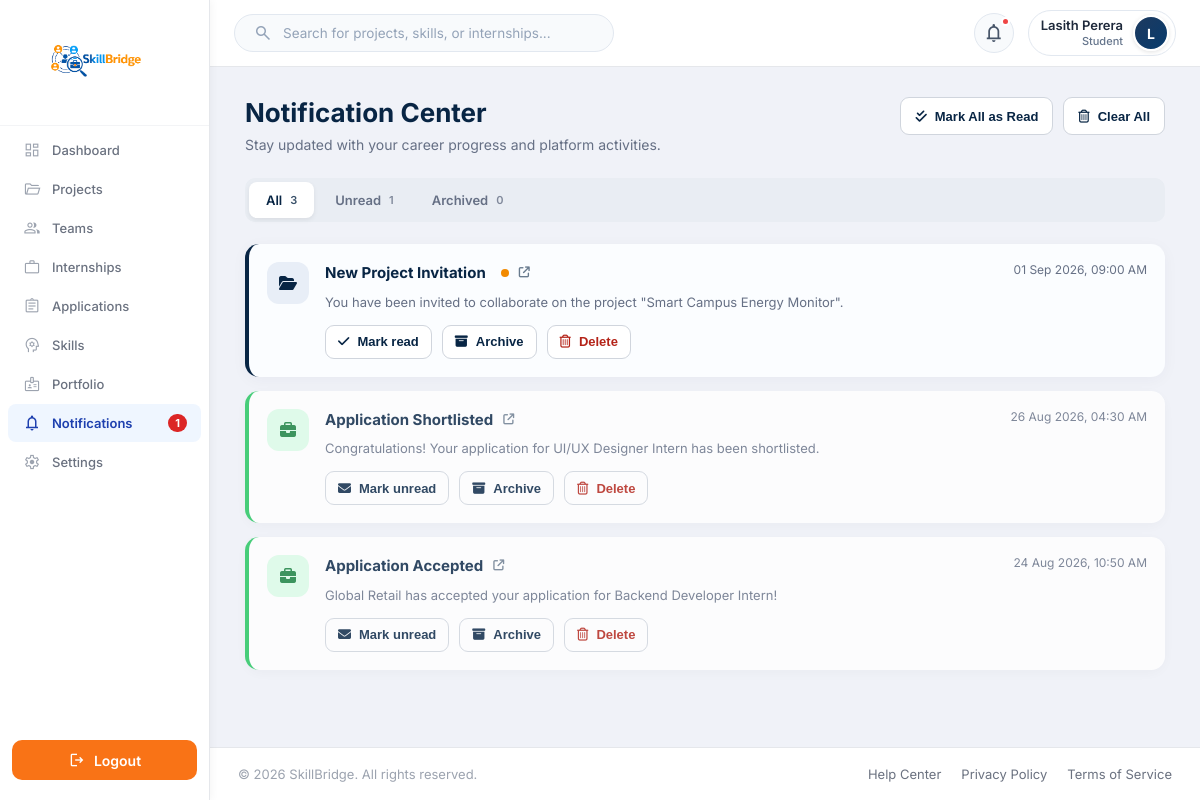
Page /Functions/Student/notifications.php (signed in) on the committed database.
### tables this page shows
CREATE TABLE `user` (
  `Email` varchar(100) NOT NULL,
  `password` varchar(100) NOT NULL,
  `role` varchar(100) NOT NULL,
  `status` varchar(20) NOT NULL DEFAULT 'De-Active',
  `verification_code` varchar(20) NOT NULL,
  `created_at` timestamp NULL DEFAULT current_timestamp()
);

CREATE TABLE `notifications` (
  `notification_id` int(11) NOT NULL,
  `Email` varchar(100) NOT NULL,
  `title` varchar(100) DEFAULT NULL,
  `message` text DEFAULT NULL,
  `type` varchar(50) DEFAULT NULL,
  `status` varchar(20) DEFAULT 'Unread',
  `created_at` timestamp NOT NULL DEFAULT current_timestamp()
);

### Session/Session.php (called while the page is built, shortened)
<?php
function current_user()
{
    return $_SESSION['user'] ?? null;
}

### Backend/Student/StudentNotificationRepository.php (called while the page is built, shortened)
<?php
final class StudentNotificationRepository
{
    public function counts(string $email): array
    {
        $stmt = $this->db->prepare(
            "SELECT COUNT(*) AS total,
                    COALESCE(SUM(status = 'Unread'), 0) AS unread,
                    COALESCE(SUM(status = 'Archived'), 0) AS archived
             FROM notifications WHERE Email = ?"
        );
        $stmt->bind_param('s', $email);
        $stmt->execute();
        $counts = $stmt->get_result()->fetch_assoc() ?: [];
        return [
            'all' => (int) ($counts['total'] ?? 0) - (int) ($counts['archived'] ?? 0),
            'unread' => (int) ($counts['unread'] ?? 0),
            'archived' => (int) ($counts['archived'] ?? 0)
        ];
    }
    public function items(string $email, string $filter, int $page, int $perPage): array
    {
        $perPage = max(1, min(50, $perPage));
        $offset = (max(1, $page) - 1) * $perPage;
        $statusClause = match ($filter) {
            'unread' => "status = 'Unread'",
            'archived' => "status = 'Archived'",
            default => "status <> 'Archived'"
        };
        $stmt = $this->db->prepare(
            "SELECT notification_id, title, message, type, status, created_at
             FROM notifications
             WHERE Email = ? AND {$statusClause}
             ORDER BY created_at DESC, notification_id DESC
             LIMIT ? OFFSET ?"
        );
        $stmt->bind_param('sii', $email, $perPage, $offset);
        $stmt->execute();
        $items = $stmt->get_result()->fetch_all(MYSQLI_ASSOC);
        return $items;
    }
}

### Functions/Student/notifications.php (the view, shortened to what this page needs)
<?php
require_once __DIR__ . '/../../Config/db.php';
require_once __DIR__ . '/../../Session/Session.php';
require_once __DIR__ . '/../../Backend/Student/StudentNotificationRepository.php';
$user = current_user();
$email = $user['Email'] ?? $user['email'] ?? null;
function notificationEscape(?string $value): string
{
    return htmlspecialchars($value ?? '', ENT_QUOTES | ENT_SUBSTITUTE, 'UTF-8');
}
$repository = new StudentNotificationRepository($conn);
$filter = (string) ($_GET['filter'] ?? 'all');
$page = max(1, (int) ($_GET['page'] ?? 1));
$perPage = 10;
$counts = ['all' => 0, 'unread' => 0, 'archived' => 0];
$items = [];
try {
    $counts = $repository->counts($email);
    $pageCount = max(1, (int) ceil($counts[$filter] / $perPage));
    $page = min($page, $pageCount);
    $items = $repository->items($email, $filter, $page, $perPage);
} catch (Throwable $exception) {
    error_log('Student notification loading: ' . $exception->getMessage());
    $error = 'Notifications could not be loaded. Check the server error log.';
}
$typeStyles = [
    'project' => ['update', 'fa-folder-open'],
    'team' => ['invitation', 'fa-users'],
    'invitation' => ['invitation', 'fa-user-plus'],
    'application' => ['success', 'fa-briefcase'],
    'complaint' => ['update', 'fa-circle-exclamation'],
    'certificate' => ['success', 'fa-certificate'],
    'system' => ['system', 'fa-bell'],
    'proposal' => ['update', 'fa-file-lines']
];
$stylesheetPath = __DIR__ . '/../../Assets/CSS/Student/notifications.css';
$extra_css = '<link rel="stylesheet" href="../../Assets/CSS/Student/notifications.css?v='
    . (is_file($stylesheetPath) ? (string) filemtime($stylesheetPath) : '1') . '">';
include __DIR__ . '/../../Includes/student_sidebar.php';
include __DIR__ . '/../../Includes/dash_header.php';
?>
<main class="content notification-page">
    <section class="notification-header">
        <div>
            <h1>Notification Center</h1>
            <p>Stay updated with your career progress and platform activities.</p>
        </div>
        <div class="notification-actions">
            <form method="post">
                <button class="mark-read" type="submit" <?= $counts['unread'] === 0 ? 'disabled' : '' ?>>
                    <i class="fa-solid fa-check-double" aria-hidden="true"></i> Mark All as Read
                </button>
            </form>
            <form method="post" data-confirm="Delete all notifications in this tab permanently?">
                <button class="clear-all" type="submit" <?= $counts[$filter] === 0 ? 'disabled' : '' ?>>
                    <i class="fa-regular fa-trash-can" aria-hidden="true"></i> Clear <?= $filter === 'all' ? 'All' : ucfirst($filter) ?>
                </button>
            </form>
        </div>
    </section>
    <nav class="notification-tabs" aria-label="Notification filters">
        <?php foreach (['all' => 'All', 'unread' => 'Unread', 'archived' => 'Archived'] as $key => $label): ?>
            <a class="<?= $filter === $key ? 'active' : '' ?>" href="?filter=<?= $key ?>" <?= $filter === $key ? 'aria-current="page"' : '' ?>>
                <?= $label ?> <span><?= $counts[$key] ?></span>
            </a>
        <?php endforeach; ?>
    </nav>
    <section class="notification-list" aria-label="Notifications">
        <?php foreach ($items as $item): ?>
            <?php
            $type = strtolower((string) ($item['type'] ?? 'system'));
            [$category, $icon] = $typeStyles[$type] ?? ['system', 'fa-bell'];
            $unread = $item['status'] === 'Unread';
            $date = strtotime((string) $item['created_at']);
            ?>
            <article class="notification-card <?= $category ?> <?= $unread ? 'is-unread' : 'read' ?>">
                <div class="notification-icon"><i class="fa-solid <?= $icon ?>" aria-hidden="true"></i></div>
                <div class="notification-content">
                    <div class="notification-top">
                        <form method="post" class="notification-open-form">
                            <button type="submit" class="notification-open-button" title="Open related page">
                                <?= notificationEscape($item['title']) ?> <?= $unread ? '<span class="unread-dot" aria-label="Unread"></span>' : '' ?>
                                <i class="fa-solid fa-arrow-up-right-from-square" aria-hidden="true"></i>
                            </button>
                        </form>
                        <time datetime="<?= $date ? date('c', $date) : '' ?>" title="<?= notificationEscape($item['created_at']) ?>">
                            <?= $date ? date('d M Y, h:i A', $date) : 'Date unavailable' ?>
                        </time>
                    </div>
                    <p><?= nl2br(notificationEscape($item['message'])) ?></p>
                    <div class="notification-buttons">
                        <?php if ($unread): ?>
                            <form method="post" class="notification-inline-form">
                                <button type="submit" name="action" value="read"><i class="fa-solid fa-check" aria-hidden="true"></i> Mark read</button>
                            </form>
                        <?php else: ?>
                            <?php if ($item['status'] === 'Read'): ?>
                                <form method="post" class="notification-inline-form">
                                    <button type="submit" name="action" value="unread"><i class="fa-solid fa-envelope" aria-hidden="true"></i> Mark unread</button>
                                </form>
                            <?php endif; ?>
                        <?php endif; ?>
                        <form method="post" class="notification-inline-form">
                            <?php if ($filter === 'archived'): ?>
                                <button type="submit" name="action" value="restore"><i class="fa-solid fa-box-open" aria-hidden="true"></i> Restore</button>
                            <?php else: ?>
                                <button type="submit" name="action" value="archive"><i class="fa-solid fa-box-archive" aria-hidden="true"></i> Archive</button>
                            <?php endif; ?>
                        </form>
                        <form method="post" class="notification-inline-form" data-confirm="Delete this notification permanently?">
                            <button type="submit" name="action" value="delete" class="notification-danger"><i class="fa-regular fa-trash-can" aria-hidden="true"></i> Delete</button>
                        </form>
                    </div>
                </div>
            </article>
        <?php endforeach; ?>
    </section>
</main>
<?php include __DIR__ . '/../../Includes/dash_footer.php'; ?>

### Includes/dash_header.php (shortened to what this page needs)
<?php
require_once __DIR__ . '/../Session/Session.php';
require_once __DIR__ . '/../Config/db.php';
$user = function_exists('current_user') ? current_user() : null;
$notifications = [];
$name = "User";
$role = "Student";
if($user && isset($conn)){
    $name = $user['username'] ?? $user['Name'] ?? "User";
    $email = $user['Email'] ?? $user['email'] ?? null;
    if(!empty($user['role'])){
        $role = ucfirst($user['role']);
    }
    if($email){
        $sql = "
            SELECT
                u.Email,
                u.role,
                COALESCE(s.Name, a.Name,c.Name, o.Name) AS db_name,
                COALESCE(s.profile_image, a.profile_image, c.profile_img) AS profile_image
            FROM user u
            LEFT JOIN student s ON u.Email = s.Email
            LEFT JOIN admin a ON u.Email = a.Email
            LEFT JOIN company c ON u.Email = c.Email
            LEFT JOIN organization o ON u.Email = o.Email
            WHERE u.Email = ?
            LIMIT 1
        ";
        $stmt = $conn->prepare($sql);
        if($stmt){
            $stmt->bind_param("s", $email);
            $stmt->execute();
            $result = $stmt->get_result();
            if($data = $result->fetch_assoc()){
                if(!empty($data['db_name'])){
                    $name = $data['db_name'];
                }
                if(!empty($data['role'])){
                    $role = ucfirst($data['role']);
                }
            }
        }
    }
}
if(!empty($email) && isset($conn)){
    $sql = "
        SELECT
            notification_id,
            title,
            message,
            created_at
        FROM notifications
        WHERE Email = ?
        ORDER BY notification_id DESC
        LIMIT 5
    ";
    $stmt = $conn->prepare($sql);
    if($stmt){
        $stmt->bind_param("s", $email);
        $stmt->execute();
        $notifications = $stmt->get_result()->fetch_all(MYSQLI_ASSOC);
    }
}
$initial = !empty(trim($name)) ? strtoupper(mb_substr(trim($name), 0, 1)) : 'U';
$base_url = $GLOBALS['BASE_URL'] ?? '/Skill_Bridge_Group_Project';
$currentRoleFolder = ucfirst($role ?: "Student");
$profile_dir = is_dir(__DIR__ . '/../Functions/' . $currentRoleFolder)
    ? 'Functions/' . $currentRoleFolder
    : 'Functions/Dashboards/' . ($role ?: 'Student');
$profile_file = __DIR__ . '/../' . $profile_dir . '/profile.php';
$profile_url = file_exists($profile_file)
    ? $base_url . "/" . $profile_dir . "/profile.php"
    : "";
$image_src = null;
?>
<link rel="stylesheet" href="<?php echo $base_url; ?>/Assets/CSS/header.css?v=<?php echo time(); ?>">
<header class="top-header">
    <div class="header-left">
        <div class="search-box">
            <span class="material-symbols-outlined">search</span>
            <input type="text" id="globalDashboardSearch" placeholder="Search for projects, skills, or internships...">
        </div>
    </div>
    <div class="header-right">
        <div class="notification-wrapper">
            <button class="notification" onclick="toggleNotifications(event)" title="Notifications" aria-label="Notifications" type="button">
                <span class="material-symbols-outlined">notifications</span>
                <?php if(!empty($notifications) && count($notifications) > 0): ?>
                    <span class="notification-dot"></span>
                <?php endif; ?>
            </button>
        </div>
        <div class="profile" <?php if (!empty($profile_url)): ?>onclick="window.location.href='<?php echo htmlspecialchars($profile_url); ?>'" title="Edit Profile & Settings"<?php endif; ?>>
            <div class="profile-info">
                <h4><?php echo htmlspecialchars($name); ?></h4>
                <small><?php echo htmlspecialchars($role); ?></small>
            </div>
            <?php if(!empty($image_src)): ?>
                <img
                    class="profile-avatar"
                    src="<?php echo $image_src; ?>?v=<?php echo time(); ?>"
                    alt="<?php echo htmlspecialchars($name); ?>"
                    onerror="this.style.display='none'; if(this.nextElementSibling) this.nextElementSibling.style.display='flex';"
                >
                <div class="profile-avatar default-avatar" style="display:none;">
                    <?php echo htmlspecialchars($initial); ?>
                </div>
            <?php else: ?>
                <div class="profile-avatar default-avatar">
                    <?php echo htmlspecialchars($initial); ?>
                </div>
            <?php endif; ?>
        </div>
    </div>
</header>

### rows in the picture
user: role "Student"
notifications: title "New Project Invitation", status "Unread" (drawn), created_at "01 Sep 2026, 09:00 AM", message "You have been invited to collaborate on the project \"Smart Campus Energy Monitor\"."
notifications: title "Application Shortlisted", created_at "26 Aug 2026, 04:30 AM", message "Congratulations! Your application for UI/UX Designer Intern has been shortlisted."
notifications: title "Application Accepted", created_at "24 Aug 2026, 10:50 AM", message "Global Retail has accepted your application for Backend Developer Intern!"

### other values in the picture
$studentUnreadNotifications "1"
$name "Lasith Perera"
$initial "L"
$label "All"
$counts[$key] "3"
$label "Unread"
$counts[$key] "1"
$label "Archived"
$counts[$key] "0"
